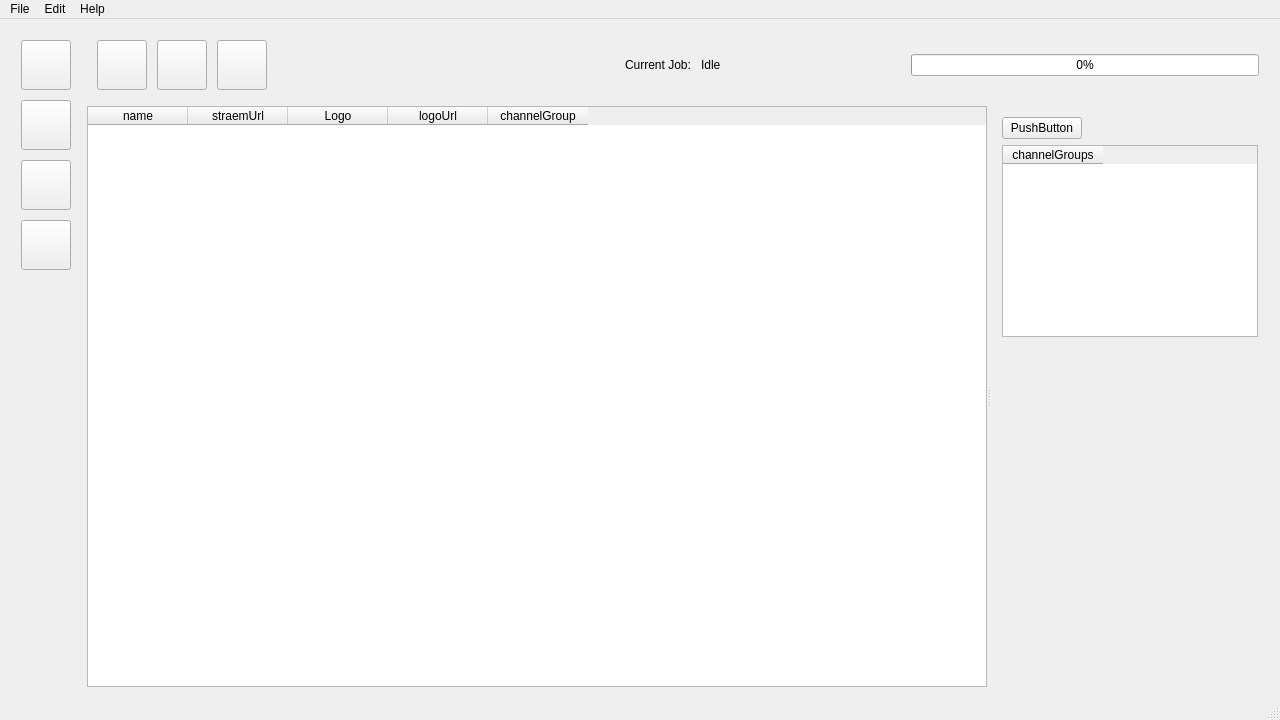
<?xml version="1.0" encoding="UTF-8"?>
<ui version="4.0">
 <class>MainWindow</class>
 <widget class="QMainWindow" name="MainWindow">
  <property name="enabled">
   <bool>true</bool>
  </property>
  <property name="geometry">
   <rect>
    <x>0</x>
    <y>0</y>
    <width>1280</width>
    <height>720</height>
   </rect>
  </property>
  <property name="sizePolicy">
   <sizepolicy hsizetype="Expanding" vsizetype="Expanding">
    <horstretch>0</horstretch>
    <verstretch>0</verstretch>
   </sizepolicy>
  </property>
  <property name="windowTitle">
   <string>M3U Editor</string>
  </property>
  <widget class="QWidget" name="centralWidget">
   <property name="sizePolicy">
    <sizepolicy hsizetype="Expanding" vsizetype="Expanding">
     <horstretch>0</horstretch>
     <verstretch>0</verstretch>
    </sizepolicy>
   </property>
   <layout class="QHBoxLayout" name="horizontalLayout_2">
    <item>
     <layout class="QVBoxLayout" name="verticalLayout_3">
      <property name="spacing">
       <number>10</number>
      </property>
      <property name="leftMargin">
       <number>10</number>
      </property>
      <property name="topMargin">
       <number>10</number>
      </property>
      <property name="rightMargin">
       <number>10</number>
      </property>
      <property name="bottomMargin">
       <number>10</number>
      </property>
      <item>
       <widget class="QPushButton" name="btnNew">
        <property name="minimumSize">
         <size>
          <width>50</width>
          <height>50</height>
         </size>
        </property>
        <property name="maximumSize">
         <size>
          <width>50</width>
          <height>50</height>
         </size>
        </property>
        <property name="sizeIncrement">
         <size>
          <width>50</width>
          <height>50</height>
         </size>
        </property>
        <property name="text">
         <string/>
        </property>
        <property name="icon">
         <iconset resource="icons.qrc">
          <normaloff>:/icon/icons/plus.png</normaloff>:/icon/icons/plus.png</iconset>
        </property>
        <property name="iconSize">
         <size>
          <width>25</width>
          <height>25</height>
         </size>
        </property>
       </widget>
      </item>
      <item>
       <widget class="QPushButton" name="btnUp">
        <property name="minimumSize">
         <size>
          <width>50</width>
          <height>50</height>
         </size>
        </property>
        <property name="maximumSize">
         <size>
          <width>50</width>
          <height>50</height>
         </size>
        </property>
        <property name="sizeIncrement">
         <size>
          <width>50</width>
          <height>50</height>
         </size>
        </property>
        <property name="text">
         <string/>
        </property>
        <property name="icon">
         <iconset resource="icons.qrc">
          <normaloff>:/icon/icons/up.png</normaloff>:/icon/icons/up.png</iconset>
        </property>
        <property name="iconSize">
         <size>
          <width>25</width>
          <height>25</height>
         </size>
        </property>
       </widget>
      </item>
      <item>
       <widget class="QPushButton" name="btnDown">
        <property name="minimumSize">
         <size>
          <width>50</width>
          <height>50</height>
         </size>
        </property>
        <property name="maximumSize">
         <size>
          <width>50</width>
          <height>50</height>
         </size>
        </property>
        <property name="sizeIncrement">
         <size>
          <width>50</width>
          <height>50</height>
         </size>
        </property>
        <property name="text">
         <string/>
        </property>
        <property name="icon">
         <iconset resource="icons.qrc">
          <normaloff>:/icon/icons/down.png</normaloff>:/icon/icons/down.png</iconset>
        </property>
        <property name="iconSize">
         <size>
          <width>25</width>
          <height>25</height>
         </size>
        </property>
       </widget>
      </item>
      <item>
       <widget class="QPushButton" name="btnDelete">
        <property name="minimumSize">
         <size>
          <width>50</width>
          <height>50</height>
         </size>
        </property>
        <property name="maximumSize">
         <size>
          <width>50</width>
          <height>50</height>
         </size>
        </property>
        <property name="sizeIncrement">
         <size>
          <width>50</width>
          <height>50</height>
         </size>
        </property>
        <property name="text">
         <string/>
        </property>
        <property name="icon">
         <iconset resource="icons.qrc">
          <normaloff>:/icon/icons/trash.png</normaloff>:/icon/icons/trash.png</iconset>
        </property>
        <property name="iconSize">
         <size>
          <width>25</width>
          <height>25</height>
         </size>
        </property>
       </widget>
      </item>
      <item>
       <spacer name="verticalSpacer_2">
        <property name="orientation">
         <enum>Qt::Vertical</enum>
        </property>
        <property name="sizeHint" stdset="0">
         <size>
          <width>20</width>
          <height>40</height>
         </size>
        </property>
       </spacer>
      </item>
     </layout>
    </item>
    <item>
     <layout class="QVBoxLayout" name="verticalLayout_2" stretch="0,2">
      <item>
       <layout class="QHBoxLayout" name="horizontalLayout">
        <property name="spacing">
         <number>10</number>
        </property>
        <property name="sizeConstraint">
         <enum>QLayout::SetFixedSize</enum>
        </property>
        <property name="leftMargin">
         <number>10</number>
        </property>
        <property name="topMargin">
         <number>10</number>
        </property>
        <property name="rightMargin">
         <number>10</number>
        </property>
        <property name="bottomMargin">
         <number>10</number>
        </property>
        <item>
         <widget class="QPushButton" name="btnLoadM3U">
          <property name="sizePolicy">
           <sizepolicy hsizetype="Fixed" vsizetype="Fixed">
            <horstretch>0</horstretch>
            <verstretch>0</verstretch>
           </sizepolicy>
          </property>
          <property name="minimumSize">
           <size>
            <width>50</width>
            <height>50</height>
           </size>
          </property>
          <property name="maximumSize">
           <size>
            <width>50</width>
            <height>50</height>
           </size>
          </property>
          <property name="sizeIncrement">
           <size>
            <width>50</width>
            <height>50</height>
           </size>
          </property>
          <property name="baseSize">
           <size>
            <width>75</width>
            <height>75</height>
           </size>
          </property>
          <property name="text">
           <string/>
          </property>
          <property name="icon">
           <iconset resource="icons.qrc">
            <normaloff>:/icon/icons/file-plus.png</normaloff>:/icon/icons/file-plus.png</iconset>
          </property>
          <property name="iconSize">
           <size>
            <width>25</width>
            <height>25</height>
           </size>
          </property>
         </widget>
        </item>
        <item>
         <widget class="QPushButton" name="btnUpdateM3U">
          <property name="sizePolicy">
           <sizepolicy hsizetype="Fixed" vsizetype="Fixed">
            <horstretch>0</horstretch>
            <verstretch>0</verstretch>
           </sizepolicy>
          </property>
          <property name="minimumSize">
           <size>
            <width>50</width>
            <height>50</height>
           </size>
          </property>
          <property name="maximumSize">
           <size>
            <width>50</width>
            <height>50</height>
           </size>
          </property>
          <property name="sizeIncrement">
           <size>
            <width>50</width>
            <height>50</height>
           </size>
          </property>
          <property name="baseSize">
           <size>
            <width>75</width>
            <height>75</height>
           </size>
          </property>
          <property name="text">
           <string/>
          </property>
          <property name="icon">
           <iconset resource="icons.qrc">
            <normaloff>:/icon/icons/update.png</normaloff>:/icon/icons/update.png</iconset>
          </property>
          <property name="iconSize">
           <size>
            <width>25</width>
            <height>25</height>
           </size>
          </property>
         </widget>
        </item>
        <item>
         <widget class="QPushButton" name="btnSaveM3U">
          <property name="sizePolicy">
           <sizepolicy hsizetype="Fixed" vsizetype="Fixed">
            <horstretch>0</horstretch>
            <verstretch>0</verstretch>
           </sizepolicy>
          </property>
          <property name="minimumSize">
           <size>
            <width>50</width>
            <height>50</height>
           </size>
          </property>
          <property name="maximumSize">
           <size>
            <width>50</width>
            <height>50</height>
           </size>
          </property>
          <property name="sizeIncrement">
           <size>
            <width>50</width>
            <height>50</height>
           </size>
          </property>
          <property name="baseSize">
           <size>
            <width>75</width>
            <height>75</height>
           </size>
          </property>
          <property name="text">
           <string/>
          </property>
          <property name="icon">
           <iconset resource="icons.qrc">
            <normaloff>:/icon/icons/download.png</normaloff>:/icon/icons/download.png</iconset>
          </property>
          <property name="iconSize">
           <size>
            <width>25</width>
            <height>25</height>
           </size>
          </property>
         </widget>
        </item>
        <item>
         <spacer name="horizontalSpacer_2">
          <property name="orientation">
           <enum>Qt::Horizontal</enum>
          </property>
          <property name="sizeHint" stdset="0">
           <size>
            <width>40</width>
            <height>20</height>
           </size>
          </property>
         </spacer>
        </item>
        <item>
         <widget class="QLabel" name="label">
          <property name="text">
           <string>Current Job:</string>
          </property>
         </widget>
        </item>
        <item>
         <widget class="QLabel" name="lblStatus">
          <property name="minimumSize">
           <size>
            <width>200</width>
            <height>0</height>
           </size>
          </property>
          <property name="layoutDirection">
           <enum>Qt::LeftToRight</enum>
          </property>
          <property name="text">
           <string>Idle</string>
          </property>
         </widget>
        </item>
        <item>
         <widget class="QProgressBar" name="barStatus">
          <property name="value">
           <number>0</number>
          </property>
         </widget>
        </item>
       </layout>
      </item>
      <item>
       <widget class="QSplitter" name="splitter">
        <property name="sizePolicy">
         <sizepolicy hsizetype="Expanding" vsizetype="Expanding">
          <horstretch>1</horstretch>
          <verstretch>1</verstretch>
         </sizepolicy>
        </property>
        <property name="orientation">
         <enum>Qt::Horizontal</enum>
        </property>
        <widget class="QTableWidget" name="tblPlaylist">
         <property name="sizePolicy">
          <sizepolicy hsizetype="Maximum" vsizetype="Maximum">
           <horstretch>100</horstretch>
           <verstretch>100</verstretch>
          </sizepolicy>
         </property>
         <property name="sizeIncrement">
          <size>
           <width>100</width>
           <height>100</height>
          </size>
         </property>
         <property name="focusPolicy">
          <enum>Qt::StrongFocus</enum>
         </property>
         <property name="sizeAdjustPolicy">
          <enum>QAbstractScrollArea::AdjustToContents</enum>
         </property>
         <property name="dragDropMode">
          <enum>QAbstractItemView::NoDragDrop</enum>
         </property>
         <property name="columnCount">
          <number>5</number>
         </property>
         <column>
          <property name="text">
           <string>name</string>
          </property>
         </column>
         <column>
          <property name="text">
           <string>straemUrl</string>
          </property>
         </column>
         <column>
          <property name="text">
           <string>Logo</string>
          </property>
         </column>
         <column>
          <property name="text">
           <string>logoUrl</string>
          </property>
         </column>
         <column>
          <property name="text">
           <string>channelGroup</string>
          </property>
         </column>
        </widget>
        <widget class="QWidget" name="verticalLayoutWidget">
         <layout class="QVBoxLayout" name="verticalLayout" stretch="1,0,99">
          <property name="sizeConstraint">
           <enum>QLayout::SetMaximumSize</enum>
          </property>
          <item>
           <widget class="QPushButton" name="pushButton_12">
            <property name="sizePolicy">
             <sizepolicy hsizetype="Fixed" vsizetype="Fixed">
              <horstretch>0</horstretch>
              <verstretch>0</verstretch>
             </sizepolicy>
            </property>
            <property name="text">
             <string>PushButton</string>
            </property>
           </widget>
          </item>
          <item>
           <widget class="QTableWidget" name="tblChannelGroups">
            <column>
             <property name="text">
              <string>channelGroups</string>
             </property>
            </column>
           </widget>
          </item>
          <item>
           <spacer name="verticalSpacer">
            <property name="orientation">
             <enum>Qt::Vertical</enum>
            </property>
            <property name="sizeHint" stdset="0">
             <size>
              <width>20</width>
              <height>40</height>
             </size>
            </property>
           </spacer>
          </item>
         </layout>
        </widget>
       </widget>
      </item>
     </layout>
    </item>
   </layout>
  </widget>
  <widget class="QMenuBar" name="menuBar">
   <property name="geometry">
    <rect>
     <x>0</x>
     <y>0</y>
     <width>1280</width>
     <height>21</height>
    </rect>
   </property>
   <widget class="QMenu" name="menuMenu">
    <property name="title">
     <string>File</string>
    </property>
    <addaction name="actionImport"/>
    <addaction name="actionUpdate"/>
    <addaction name="actionSave"/>
    <addaction name="actionSave_to"/>
    <addaction name="separator"/>
    <addaction name="actionExit"/>
   </widget>
   <widget class="QMenu" name="menuEdit">
    <property name="title">
     <string>Edit</string>
    </property>
    <addaction name="actionAdd"/>
    <addaction name="actionDelete"/>
   </widget>
   <widget class="QMenu" name="menuHelp">
    <property name="title">
     <string>Help</string>
    </property>
    <addaction name="actionCheck_for_Update"/>
    <addaction name="separator"/>
    <addaction name="actionAbout_m3u_Editor"/>
    <addaction name="actionAbout_Qt"/>
   </widget>
   <addaction name="menuMenu"/>
   <addaction name="menuEdit"/>
   <addaction name="menuHelp"/>
  </widget>
  <widget class="QStatusBar" name="statusBar"/>
  <action name="actionImport">
   <property name="text">
    <string>Import</string>
   </property>
   <property name="toolTip">
    <string>Import m3u file</string>
   </property>
  </action>
  <action name="actionUpdate">
   <property name="text">
    <string>Update</string>
   </property>
   <property name="toolTip">
    <string>Update m3u file</string>
   </property>
  </action>
  <action name="actionSave">
   <property name="text">
    <string>Save</string>
   </property>
  </action>
  <action name="actionExit">
   <property name="text">
    <string>Exit</string>
   </property>
   <property name="toolTip">
    <string>Close programm</string>
   </property>
  </action>
  <action name="actionAdd">
   <property name="text">
    <string>Add</string>
   </property>
   <property name="toolTip">
    <string>Add channel</string>
   </property>
  </action>
  <action name="actionDelete">
   <property name="text">
    <string>Delete</string>
   </property>
   <property name="toolTip">
    <string>Delete channel</string>
   </property>
  </action>
  <action name="actionCheck_for_Update">
   <property name="text">
    <string>Check for Update</string>
   </property>
  </action>
  <action name="actionAbout_Qt">
   <property name="text">
    <string>About Qt</string>
   </property>
  </action>
  <action name="actionAbout_m3u_Editor">
   <property name="text">
    <string>About m3u Editor</string>
   </property>
  </action>
  <action name="actionSave_to">
   <property name="text">
    <string>Save to ...</string>
   </property>
   <property name="toolTip">
    <string>Save to selected location</string>
   </property>
  </action>
 </widget>
 <layoutdefault spacing="6" margin="11"/>
 <resources>
  <include location="icons.qrc"/>
 </resources>
 <connections/>
</ui>
